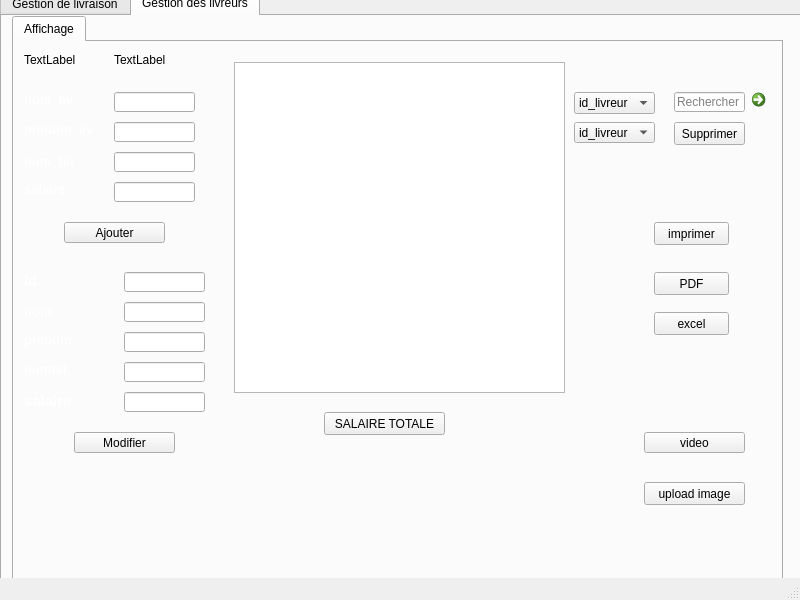
<?xml version="1.0" encoding="UTF-8"?>
<ui version="4.0">
 <class>interw</class>
 <widget class="QMainWindow" name="interw">
  <property name="geometry">
   <rect>
    <x>0</x>
    <y>0</y>
    <width>800</width>
    <height>600</height>
   </rect>
  </property>
  <property name="windowTitle">
   <string>MainWindow</string>
  </property>
  <widget class="QWidget" name="centralwidget">
   <widget class="QTabWidget" name="temprature">
    <property name="geometry">
     <rect>
      <x>0</x>
      <y>-10</y>
      <width>841</width>
      <height>701</height>
     </rect>
    </property>
    <property name="currentIndex">
     <number>1</number>
    </property>
    <widget class="QWidget" name="tab1">
     <attribute name="title">
      <string>Gestion de livraison</string>
     </attribute>
     <widget class="QTabWidget" name="tabWidget_2">
      <property name="geometry">
       <rect>
        <x>10</x>
        <y>0</y>
        <width>781</width>
        <height>621</height>
       </rect>
      </property>
      <property name="styleSheet">
       <string notr="true">tabWidget_2 = new QWidget(this); m_myWidget-&gt;setGeometry(0, 0, 300, 100)</string>
      </property>
      <property name="currentIndex">
       <number>0</number>
      </property>
      <widget class="QWidget" name="tab_5">
       <attribute name="title">
        <string>Affichage</string>
       </attribute>
       <widget class="QTableView" name="tab_livr">
        <property name="geometry">
         <rect>
          <x>220</x>
          <y>10</y>
          <width>291</width>
          <height>321</height>
         </rect>
        </property>
       </widget>
       <widget class="QComboBox" name="cb_recherche">
        <property name="geometry">
         <rect>
          <x>530</x>
          <y>30</y>
          <width>81</width>
          <height>22</height>
         </rect>
        </property>
        <item>
         <property name="text">
          <string>id_livr</string>
         </property>
        </item>
        <item>
         <property name="text">
          <string>adresse</string>
         </property>
        </item>
        <item>
         <property name="text">
          <string>date</string>
         </property>
        </item>
       </widget>
       <widget class="QLineEdit" name="le_recherche">
        <property name="geometry">
         <rect>
          <x>642</x>
          <y>30</y>
          <width>91</width>
          <height>20</height>
         </rect>
        </property>
        <property name="placeholderText">
         <string>Rechercher</string>
        </property>
       </widget>
       <widget class="QPushButton" name="supprimer">
        <property name="geometry">
         <rect>
          <x>650</x>
          <y>70</y>
          <width>91</width>
          <height>23</height>
         </rect>
        </property>
        <property name="text">
         <string>Supprimer</string>
        </property>
       </widget>
       <widget class="QLabel" name="label_21">
        <property name="geometry">
         <rect>
          <x>20</x>
          <y>250</y>
          <width>47</width>
          <height>16</height>
         </rect>
        </property>
        <property name="text">
         <string>&lt;html&gt;&lt;head/&gt;&lt;body&gt;&lt;p&gt;&lt;span style=&quot; font-weight:600; color:#ffffff;&quot;&gt;adresse&lt;/span&gt;&lt;/p&gt;&lt;/body&gt;&lt;/html&gt;</string>
        </property>
       </widget>
       <widget class="QLineEdit" name="id_3">
        <property name="geometry">
         <rect>
          <x>100</x>
          <y>210</y>
          <width>113</width>
          <height>20</height>
         </rect>
        </property>
        <property name="styleSheet">
         <string notr="true">m_myWidget = new QWidget(this); m_myWidget-&gt;setGeometry(0, 0, 300, 100); QPalette pal = palette();</string>
        </property>
       </widget>
       <widget class="QLabel" name="label_37">
        <property name="geometry">
         <rect>
          <x>20</x>
          <y>210</y>
          <width>51</width>
          <height>16</height>
         </rect>
        </property>
        <property name="text">
         <string>&lt;html&gt;&lt;head/&gt;&lt;body&gt;&lt;p&gt;&lt;span style=&quot; font-weight:600; color:#ffffff;&quot;&gt;ID_livr&lt;/span&gt;&lt;/p&gt;&lt;/body&gt;&lt;/html&gt;</string>
        </property>
       </widget>
       <widget class="QLabel" name="label_38">
        <property name="geometry">
         <rect>
          <x>20</x>
          <y>290</y>
          <width>47</width>
          <height>14</height>
         </rect>
        </property>
        <property name="text">
         <string>&lt;html&gt;&lt;head/&gt;&lt;body&gt;&lt;p&gt;&lt;span style=&quot; font-weight:600; color:#ffffff;&quot;&gt;date&lt;/span&gt;&lt;/p&gt;&lt;/body&gt;&lt;/html&gt;</string>
        </property>
       </widget>
       <widget class="QPushButton" name="modifier_2">
        <property name="geometry">
         <rect>
          <x>60</x>
          <y>340</y>
          <width>101</width>
          <height>23</height>
         </rect>
        </property>
        <property name="text">
         <string>modifier</string>
        </property>
       </widget>
       <widget class="QComboBox" name="colone_tri">
        <property name="geometry">
         <rect>
          <x>530</x>
          <y>70</y>
          <width>81</width>
          <height>22</height>
         </rect>
        </property>
        <item>
         <property name="text">
          <string>id_livr</string>
         </property>
        </item>
        <item>
         <property name="text">
          <string>adresse</string>
         </property>
        </item>
        <item>
         <property name="text">
          <string>date</string>
         </property>
        </item>
       </widget>
       <widget class="QPushButton" name="imprimer">
        <property name="geometry">
         <rect>
          <x>650</x>
          <y>220</y>
          <width>75</width>
          <height>23</height>
         </rect>
        </property>
        <property name="text">
         <string>imprimer</string>
        </property>
       </widget>
       <widget class="QPushButton" name="PDF">
        <property name="geometry">
         <rect>
          <x>650</x>
          <y>170</y>
          <width>75</width>
          <height>23</height>
         </rect>
        </property>
        <property name="text">
         <string>PDF</string>
        </property>
       </widget>
       <widget class="QLineEdit" name="adresse">
        <property name="geometry">
         <rect>
          <x>100</x>
          <y>250</y>
          <width>113</width>
          <height>20</height>
         </rect>
        </property>
       </widget>
       <widget class="QCommandLinkButton" name="commandLinkButton">
        <property name="geometry">
         <rect>
          <x>740</x>
          <y>20</y>
          <width>31</width>
          <height>31</height>
         </rect>
        </property>
        <property name="text">
         <string/>
        </property>
       </widget>
       <widget class="QPushButton" name="pushButton_5">
        <property name="geometry">
         <rect>
          <x>650</x>
          <y>280</y>
          <width>75</width>
          <height>23</height>
         </rect>
        </property>
        <property name="text">
         <string>import</string>
        </property>
       </widget>
       <widget class="QDateEdit" name="dt">
        <property name="geometry">
         <rect>
          <x>100</x>
          <y>290</y>
          <width>110</width>
          <height>22</height>
         </rect>
        </property>
       </widget>
       <widget class="QLabel" name="label_2">
        <property name="geometry">
         <rect>
          <x>-10</x>
          <y>-10</y>
          <width>791</width>
          <height>541</height>
         </rect>
        </property>
        <property name="styleSheet">
         <string notr="true">background-color:tranparent;

border-image:url(:/image/1.jpg);

background:none;

border:none;

background-repeat:none;
Aa</string>
        </property>
        <property name="text">
         <string/>
        </property>
       </widget>
       <widget class="QLineEdit" name="adrlivraison">
        <property name="geometry">
         <rect>
          <x>110</x>
          <y>60</y>
          <width>101</width>
          <height>21</height>
         </rect>
        </property>
       </widget>
       <widget class="QLabel" name="label_5">
        <property name="geometry">
         <rect>
          <x>20</x>
          <y>60</y>
          <width>71</width>
          <height>21</height>
         </rect>
        </property>
        <property name="text">
         <string>&lt;html&gt;&lt;head/&gt;&lt;body&gt;&lt;p&gt;&lt;span style=&quot; font-size:12pt; font-weight:600; color:#ffffff;&quot;&gt;adresse&lt;/span&gt;&lt;/p&gt;&lt;/body&gt;&lt;/html&gt;</string>
        </property>
       </widget>
       <widget class="QLabel" name="label_7">
        <property name="geometry">
         <rect>
          <x>20</x>
          <y>100</y>
          <width>61</width>
          <height>21</height>
         </rect>
        </property>
        <property name="text">
         <string>&lt;html&gt;&lt;head/&gt;&lt;body&gt;&lt;p&gt;&lt;span style=&quot; font-size:11pt; font-weight:600; color:#ffffff;&quot;&gt;date&lt;/span&gt;&lt;/p&gt;&lt;/body&gt;&lt;/html&gt;</string>
        </property>
       </widget>
       <widget class="QDateEdit" name="datelivraison">
        <property name="geometry">
         <rect>
          <x>110</x>
          <y>100</y>
          <width>101</width>
          <height>21</height>
         </rect>
        </property>
       </widget>
       <widget class="QPushButton" name="Ajouter_2">
        <property name="geometry">
         <rect>
          <x>74</x>
          <y>150</y>
          <width>81</width>
          <height>23</height>
         </rect>
        </property>
        <property name="text">
         <string>Ajouter</string>
        </property>
       </widget>
       <widget class="QPushButton" name="excel">
        <property name="geometry">
         <rect>
          <x>650</x>
          <y>330</y>
          <width>75</width>
          <height>23</height>
         </rect>
        </property>
        <property name="text">
         <string>excel</string>
        </property>
       </widget>
       <widget class="QLabel" name="clock">
        <property name="geometry">
         <rect>
          <x>10</x>
          <y>10</y>
          <width>71</width>
          <height>16</height>
         </rect>
        </property>
        <property name="text">
         <string>TextLabel</string>
        </property>
       </widget>
       <widget class="QLabel" name="date">
        <property name="geometry">
         <rect>
          <x>90</x>
          <y>10</y>
          <width>111</width>
          <height>16</height>
         </rect>
        </property>
        <property name="text">
         <string>TextLabel</string>
        </property>
       </widget>
       <zorder>label_2</zorder>
       <zorder>tab_livr</zorder>
       <zorder>cb_recherche</zorder>
       <zorder>le_recherche</zorder>
       <zorder>supprimer</zorder>
       <zorder>label_21</zorder>
       <zorder>id_3</zorder>
       <zorder>label_37</zorder>
       <zorder>label_38</zorder>
       <zorder>modifier_2</zorder>
       <zorder>colone_tri</zorder>
       <zorder>imprimer</zorder>
       <zorder>PDF</zorder>
       <zorder>adresse</zorder>
       <zorder>commandLinkButton</zorder>
       <zorder>pushButton_5</zorder>
       <zorder>dt</zorder>
       <zorder>adrlivraison</zorder>
       <zorder>label_5</zorder>
       <zorder>label_7</zorder>
       <zorder>datelivraison</zorder>
       <zorder>Ajouter_2</zorder>
       <zorder>excel</zorder>
       <zorder>clock</zorder>
       <zorder>date</zorder>
      </widget>
     </widget>
     <widget class="QPushButton" name="pushButton_3">
      <property name="geometry">
       <rect>
        <x>670</x>
        <y>550</y>
        <width>141</width>
        <height>31</height>
       </rect>
      </property>
      <property name="text">
       <string>afficher</string>
      </property>
     </widget>
    </widget>
    <widget class="QWidget" name="tab_2">
     <attribute name="title">
      <string>Gestion des livreurs</string>
     </attribute>
     <widget class="QTabWidget" name="affichage2">
      <property name="geometry">
       <rect>
        <x>10</x>
        <y>0</y>
        <width>771</width>
        <height>601</height>
       </rect>
      </property>
      <property name="currentIndex">
       <number>0</number>
      </property>
      <widget class="QWidget" name="tab_12">
       <attribute name="title">
        <string>Affichage</string>
       </attribute>
       <widget class="QTableView" name="tab_liv_2">
        <property name="geometry">
         <rect>
          <x>220</x>
          <y>20</y>
          <width>331</width>
          <height>331</height>
         </rect>
        </property>
       </widget>
       <widget class="QComboBox" name="cb_recherche_2">
        <property name="geometry">
         <rect>
          <x>560</x>
          <y>50</y>
          <width>81</width>
          <height>22</height>
         </rect>
        </property>
        <item>
         <property name="text">
          <string>id_livreur</string>
         </property>
        </item>
        <item>
         <property name="text">
          <string>nom_liv</string>
         </property>
        </item>
        <item>
         <property name="text">
          <string>prenom_liv</string>
         </property>
        </item>
        <item>
         <property name="text">
          <string>num_tel</string>
         </property>
        </item>
        <item>
         <property name="text">
          <string>salaire</string>
         </property>
        </item>
       </widget>
       <widget class="QLineEdit" name="rech">
        <property name="geometry">
         <rect>
          <x>660</x>
          <y>50</y>
          <width>71</width>
          <height>20</height>
         </rect>
        </property>
        <property name="placeholderText">
         <string>Rechercher</string>
        </property>
       </widget>
       <widget class="QComboBox" name="colone_tri_2">
        <property name="geometry">
         <rect>
          <x>560</x>
          <y>80</y>
          <width>81</width>
          <height>21</height>
         </rect>
        </property>
        <item>
         <property name="text">
          <string>id_livreur</string>
         </property>
        </item>
        <item>
         <property name="text">
          <string>nom_liv</string>
         </property>
        </item>
        <item>
         <property name="text">
          <string>prenom_liv</string>
         </property>
        </item>
        <item>
         <property name="text">
          <string>num_tel</string>
         </property>
        </item>
        <item>
         <property name="text">
          <string>salaire</string>
         </property>
        </item>
       </widget>
       <widget class="QPushButton" name="supprimer_2">
        <property name="geometry">
         <rect>
          <x>660</x>
          <y>80</y>
          <width>71</width>
          <height>23</height>
         </rect>
        </property>
        <property name="text">
         <string>Supprimer</string>
        </property>
       </widget>
       <widget class="QPushButton" name="imprimer_2">
        <property name="geometry">
         <rect>
          <x>640</x>
          <y>180</y>
          <width>75</width>
          <height>23</height>
         </rect>
        </property>
        <property name="text">
         <string>imprimer</string>
        </property>
       </widget>
       <widget class="QPushButton" name="PDF_2">
        <property name="geometry">
         <rect>
          <x>640</x>
          <y>230</y>
          <width>75</width>
          <height>23</height>
         </rect>
        </property>
        <property name="text">
         <string>PDF</string>
        </property>
       </widget>
       <widget class="QLabel" name="label_39">
        <property name="geometry">
         <rect>
          <x>10</x>
          <y>230</y>
          <width>51</width>
          <height>16</height>
         </rect>
        </property>
        <property name="text">
         <string>&lt;html&gt;&lt;head/&gt;&lt;body&gt;&lt;p&gt;&lt;span style=&quot; font-size:11pt; font-weight:600; color:#ffffff;&quot;&gt;id&lt;/span&gt;&lt;/p&gt;&lt;/body&gt;&lt;/html&gt;</string>
        </property>
       </widget>
       <widget class="QLabel" name="label_40">
        <property name="geometry">
         <rect>
          <x>10</x>
          <y>260</y>
          <width>47</width>
          <height>20</height>
         </rect>
        </property>
        <property name="text">
         <string>&lt;html&gt;&lt;head/&gt;&lt;body&gt;&lt;p&gt;&lt;span style=&quot; font-size:10pt; font-weight:600; color:#ffffff;&quot;&gt;nom&lt;/span&gt;&lt;/p&gt;&lt;/body&gt;&lt;/html&gt;</string>
        </property>
       </widget>
       <widget class="QLabel" name="label_41">
        <property name="geometry">
         <rect>
          <x>10</x>
          <y>290</y>
          <width>51</width>
          <height>16</height>
         </rect>
        </property>
        <property name="text">
         <string>&lt;html&gt;&lt;head/&gt;&lt;body&gt;&lt;p&gt;&lt;span style=&quot; font-size:10pt; font-weight:600; color:#ffffff;&quot;&gt;prenom&lt;/span&gt;&lt;/p&gt;&lt;/body&gt;&lt;/html&gt;</string>
        </property>
       </widget>
       <widget class="QLabel" name="label_42">
        <property name="geometry">
         <rect>
          <x>10</x>
          <y>320</y>
          <width>61</width>
          <height>16</height>
         </rect>
        </property>
        <property name="text">
         <string>&lt;html&gt;&lt;head/&gt;&lt;body&gt;&lt;p&gt;&lt;span style=&quot; font-size:10pt; font-weight:600; color:#ffffff;&quot;&gt;numtel&lt;/span&gt;&lt;/p&gt;&lt;/body&gt;&lt;/html&gt;</string>
        </property>
       </widget>
       <widget class="QLineEdit" name="id_2">
        <property name="geometry">
         <rect>
          <x>110</x>
          <y>230</y>
          <width>81</width>
          <height>20</height>
         </rect>
        </property>
       </widget>
       <widget class="QLineEdit" name="prenom_2">
        <property name="geometry">
         <rect>
          <x>110</x>
          <y>290</y>
          <width>81</width>
          <height>20</height>
         </rect>
        </property>
       </widget>
       <widget class="QLineEdit" name="numtel_3">
        <property name="geometry">
         <rect>
          <x>110</x>
          <y>320</y>
          <width>81</width>
          <height>20</height>
         </rect>
        </property>
       </widget>
       <widget class="QPushButton" name="modifier3">
        <property name="geometry">
         <rect>
          <x>60</x>
          <y>390</y>
          <width>101</width>
          <height>21</height>
         </rect>
        </property>
        <property name="text">
         <string>Modifier</string>
        </property>
       </widget>
       <widget class="QLineEdit" name="nom_2">
        <property name="geometry">
         <rect>
          <x>110</x>
          <y>260</y>
          <width>81</width>
          <height>20</height>
         </rect>
        </property>
       </widget>
       <widget class="QLineEdit" name="salaire_2">
        <property name="geometry">
         <rect>
          <x>110</x>
          <y>350</y>
          <width>81</width>
          <height>20</height>
         </rect>
        </property>
       </widget>
       <widget class="QLabel" name="label_43">
        <property name="geometry">
         <rect>
          <x>10</x>
          <y>350</y>
          <width>91</width>
          <height>16</height>
         </rect>
        </property>
        <property name="text">
         <string>&lt;html&gt;&lt;head/&gt;&lt;body&gt;&lt;p&gt;&lt;span style=&quot; font-size:11pt; font-weight:600; color:#ffffff;&quot;&gt;salaire&lt;/span&gt;&lt;/p&gt;&lt;/body&gt;&lt;/html&gt;</string>
        </property>
       </widget>
       <widget class="QCommandLinkButton" name="commandLinkButton_2">
        <property name="geometry">
         <rect>
          <x>730</x>
          <y>40</y>
          <width>31</width>
          <height>31</height>
         </rect>
        </property>
        <property name="text">
         <string/>
        </property>
       </widget>
       <widget class="QLabel" name="label_6">
        <property name="geometry">
         <rect>
          <x>-10</x>
          <y>0</y>
          <width>771</width>
          <height>481</height>
         </rect>
        </property>
        <property name="styleSheet">
         <string notr="true">background-color:tranparent;

border-image:url(:/image/1.jpg);

background:none;

border:none;

background-repeat:none;
Aa

</string>
        </property>
        <property name="text">
         <string/>
        </property>
       </widget>
       <widget class="QLineEdit" name="nom">
        <property name="geometry">
         <rect>
          <x>100</x>
          <y>50</y>
          <width>81</width>
          <height>20</height>
         </rect>
        </property>
       </widget>
       <widget class="QLabel" name="label_16">
        <property name="geometry">
         <rect>
          <x>10</x>
          <y>50</y>
          <width>81</width>
          <height>16</height>
         </rect>
        </property>
        <property name="text">
         <string>&lt;html&gt;&lt;head/&gt;&lt;body&gt;&lt;p&gt;&lt;span style=&quot; font-size:10pt; font-weight:600; color:#ffffff;&quot;&gt;nom_liv&lt;/span&gt;&lt;/p&gt;&lt;/body&gt;&lt;/html&gt;</string>
        </property>
       </widget>
       <widget class="QLabel" name="label_20">
        <property name="geometry">
         <rect>
          <x>10</x>
          <y>80</y>
          <width>81</width>
          <height>16</height>
         </rect>
        </property>
        <property name="text">
         <string>&lt;html&gt;&lt;head/&gt;&lt;body&gt;&lt;p&gt;&lt;span style=&quot; font-size:10pt; font-weight:600; color:#ffffff;&quot;&gt;prenom_liv&lt;/span&gt;&lt;/p&gt;&lt;/body&gt;&lt;/html&gt;</string>
        </property>
       </widget>
       <widget class="QLineEdit" name="prenom">
        <property name="geometry">
         <rect>
          <x>100</x>
          <y>80</y>
          <width>81</width>
          <height>20</height>
         </rect>
        </property>
       </widget>
       <widget class="QLabel" name="label_22">
        <property name="geometry">
         <rect>
          <x>10</x>
          <y>110</y>
          <width>91</width>
          <height>20</height>
         </rect>
        </property>
        <property name="text">
         <string>&lt;html&gt;&lt;head/&gt;&lt;body&gt;&lt;p&gt;&lt;span style=&quot; font-size:10pt; font-weight:600; color:#ffffff;&quot;&gt;num_tel&lt;/span&gt;&lt;/p&gt;&lt;/body&gt;&lt;/html&gt;</string>
        </property>
       </widget>
       <widget class="QLineEdit" name="numtel">
        <property name="geometry">
         <rect>
          <x>100</x>
          <y>110</y>
          <width>81</width>
          <height>20</height>
         </rect>
        </property>
       </widget>
       <widget class="QLabel" name="label_23">
        <property name="geometry">
         <rect>
          <x>10</x>
          <y>140</y>
          <width>91</width>
          <height>16</height>
         </rect>
        </property>
        <property name="text">
         <string>&lt;html&gt;&lt;head/&gt;&lt;body&gt;&lt;p&gt;&lt;span style=&quot; font-size:10pt; font-weight:600; color:#ffffff;&quot;&gt;salaire&lt;/span&gt;&lt;/p&gt;&lt;/body&gt;&lt;/html&gt;</string>
        </property>
       </widget>
       <widget class="QLineEdit" name="salaire">
        <property name="geometry">
         <rect>
          <x>100</x>
          <y>140</y>
          <width>81</width>
          <height>20</height>
         </rect>
        </property>
       </widget>
       <widget class="QPushButton" name="ajouter1">
        <property name="geometry">
         <rect>
          <x>50</x>
          <y>180</y>
          <width>101</width>
          <height>21</height>
         </rect>
        </property>
        <property name="text">
         <string>Ajouter</string>
        </property>
       </widget>
       <widget class="QPushButton" name="excell">
        <property name="geometry">
         <rect>
          <x>640</x>
          <y>270</y>
          <width>75</width>
          <height>23</height>
         </rect>
        </property>
        <property name="text">
         <string>excel</string>
        </property>
       </widget>
       <widget class="QLabel" name="img">
        <property name="geometry">
         <rect>
          <x>450</x>
          <y>380</y>
          <width>161</width>
          <height>81</height>
         </rect>
        </property>
        <property name="text">
         <string/>
        </property>
       </widget>
       <widget class="QPushButton" name="upload">
        <property name="geometry">
         <rect>
          <x>630</x>
          <y>440</y>
          <width>101</width>
          <height>23</height>
         </rect>
        </property>
        <property name="text">
         <string>upload image</string>
        </property>
       </widget>
       <widget class="QLabel" name="date_2">
        <property name="geometry">
         <rect>
          <x>100</x>
          <y>10</y>
          <width>111</width>
          <height>16</height>
         </rect>
        </property>
        <property name="text">
         <string>TextLabel</string>
        </property>
       </widget>
       <widget class="QLabel" name="clock_2">
        <property name="geometry">
         <rect>
          <x>10</x>
          <y>10</y>
          <width>91</width>
          <height>16</height>
         </rect>
        </property>
        <property name="text">
         <string>TextLabel</string>
        </property>
       </widget>
       <widget class="QPushButton" name="pushButton">
        <property name="geometry">
         <rect>
          <x>630</x>
          <y>390</y>
          <width>101</width>
          <height>21</height>
         </rect>
        </property>
        <property name="text">
         <string>video</string>
        </property>
       </widget>
       <widget class="QPushButton" name="pushButton_2">
        <property name="geometry">
         <rect>
          <x>310</x>
          <y>370</y>
          <width>121</width>
          <height>23</height>
         </rect>
        </property>
        <property name="text">
         <string>SALAIRE TOTALE</string>
        </property>
       </widget>
       <widget class="QLabel" name="label">
        <property name="geometry">
         <rect>
          <x>330</x>
          <y>410</y>
          <width>91</width>
          <height>21</height>
         </rect>
        </property>
        <property name="text">
         <string/>
        </property>
       </widget>
       <zorder>label_6</zorder>
       <zorder>tab_liv_2</zorder>
       <zorder>cb_recherche_2</zorder>
       <zorder>rech</zorder>
       <zorder>colone_tri_2</zorder>
       <zorder>supprimer_2</zorder>
       <zorder>imprimer_2</zorder>
       <zorder>PDF_2</zorder>
       <zorder>label_39</zorder>
       <zorder>label_40</zorder>
       <zorder>label_41</zorder>
       <zorder>label_42</zorder>
       <zorder>id_2</zorder>
       <zorder>prenom_2</zorder>
       <zorder>numtel_3</zorder>
       <zorder>modifier3</zorder>
       <zorder>nom_2</zorder>
       <zorder>salaire_2</zorder>
       <zorder>label_43</zorder>
       <zorder>commandLinkButton_2</zorder>
       <zorder>nom</zorder>
       <zorder>label_16</zorder>
       <zorder>label_20</zorder>
       <zorder>prenom</zorder>
       <zorder>label_22</zorder>
       <zorder>numtel</zorder>
       <zorder>label_23</zorder>
       <zorder>salaire</zorder>
       <zorder>ajouter1</zorder>
       <zorder>excell</zorder>
       <zorder>img</zorder>
       <zorder>upload</zorder>
       <zorder>date_2</zorder>
       <zorder>clock_2</zorder>
       <zorder>pushButton</zorder>
       <zorder>pushButton_2</zorder>
       <zorder>label</zorder>
      </widget>
     </widget>
    </widget>
   </widget>
  </widget>
  <widget class="QMenuBar" name="menubar">
   <property name="geometry">
    <rect>
     <x>0</x>
     <y>0</y>
     <width>800</width>
     <height>22</height>
    </rect>
   </property>
  </widget>
  <widget class="QStatusBar" name="statusbar"/>
 </widget>
 <resources/>
 <connections/>
</ui>
